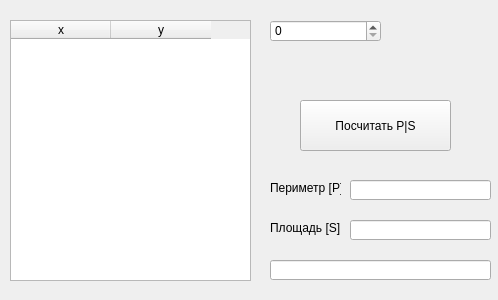
<?xml version="1.0" encoding="UTF-8"?>
<ui version="4.0">
 <class>Widget</class>
 <widget class="QWidget" name="Widget">
  <property name="geometry">
   <rect>
    <x>0</x>
    <y>0</y>
    <width>498</width>
    <height>300</height>
   </rect>
  </property>
  <property name="windowTitle">
   <string>Widget</string>
  </property>
  <widget class="QTableWidget" name="tableWidget">
   <property name="geometry">
    <rect>
     <x>10</x>
     <y>20</y>
     <width>241</width>
     <height>261</height>
    </rect>
   </property>
   <column>
    <property name="text">
     <string>x</string>
    </property>
   </column>
   <column>
    <property name="text">
     <string>y</string>
    </property>
   </column>
  </widget>
  <widget class="QSpinBox" name="spinBox">
   <property name="geometry">
    <rect>
     <x>270</x>
     <y>20</y>
     <width>111</width>
     <height>22</height>
    </rect>
   </property>
   <property name="maximum">
    <number>200</number>
   </property>
  </widget>
  <widget class="QPushButton" name="pushButton">
   <property name="geometry">
    <rect>
     <x>300</x>
     <y>100</y>
     <width>151</width>
     <height>51</height>
    </rect>
   </property>
   <property name="text">
    <string>Посчитать P|S</string>
   </property>
  </widget>
  <widget class="QLabel" name="perLabel">
   <property name="geometry">
    <rect>
     <x>270</x>
     <y>180</y>
     <width>71</width>
     <height>16</height>
    </rect>
   </property>
   <property name="text">
    <string>Периметр [P]</string>
   </property>
  </widget>
  <widget class="QLabel" name="ploLabel">
   <property name="geometry">
    <rect>
     <x>270</x>
     <y>220</y>
     <width>71</width>
     <height>16</height>
    </rect>
   </property>
   <property name="text">
    <string>Площадь [S]</string>
   </property>
  </widget>
  <widget class="QLineEdit" name="perEdit">
   <property name="geometry">
    <rect>
     <x>350</x>
     <y>180</y>
     <width>141</width>
     <height>20</height>
    </rect>
   </property>
  </widget>
  <widget class="QLineEdit" name="ploEdit">
   <property name="geometry">
    <rect>
     <x>350</x>
     <y>220</y>
     <width>141</width>
     <height>20</height>
    </rect>
   </property>
  </widget>
  <widget class="QLineEdit" name="lineEdit">
   <property name="geometry">
    <rect>
     <x>270</x>
     <y>260</y>
     <width>221</width>
     <height>20</height>
    </rect>
   </property>
  </widget>
 </widget>
 <layoutdefault spacing="6" margin="11"/>
 <resources/>
 <connections/>
</ui>
